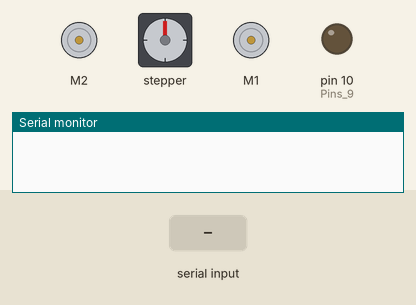
Simulated run of this sketch. Board: Arduino Uno, built with avr-gcc and run on an emulated ATmega328P. Parts: 2 × DC motor (green arrow = forward, orange = backward, longer = faster), stepper motor, output pins drawn as LEDs (lit = HIGH), the last lines printed to the serial monitor. The inputs (shaded band) are chosen by the test bench. Stepper angles assume 200 steps per turn.

Above: at 1.2 s.
1.3 s: "30,150\n" received over Serial
At 2.7 s:
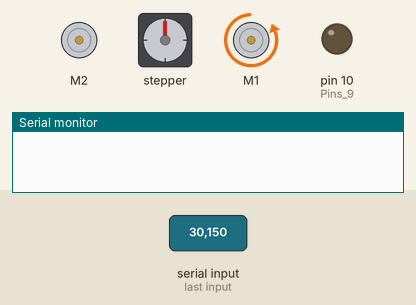
4.3 s: "90,45\n" received over Serial
At 5.0 s:
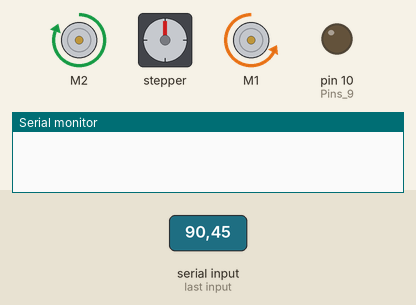
At 19.61 s:
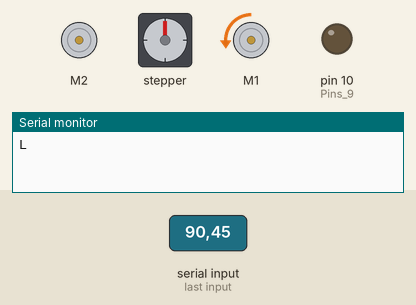
Timing chart, 0 to 21.2 s (numbered marks = the images above; inputs shaded):
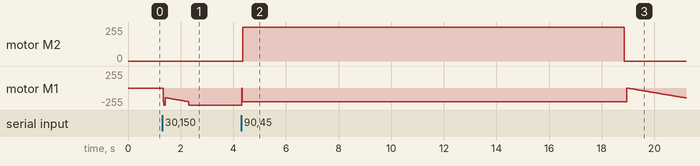

The sketch:

Sloth_Main.ino
```cpp
#include <Arduino_FreeRTOS.h>
#include <Wire.h>
#include <Adafruit_MotorShield.h>
#include "utility/Adafruit_MS_PWMServoDriver.h"

//Motor
Adafruit_MotorShield AFMS = Adafruit_MotorShield();
Adafruit_DCMotor *drive = AFMS.getMotor(1);
Adafruit_DCMotor *airPump = AFMS.getMotor(2);
Adafruit_StepperMotor *stepper = AFMS.getStepper(200, 2);

//Communication constants/States
const char WAIT = 'W';
const char START = 'G';         //G for Go
const char STOP = 'S';          //S for Stop
const char SLOW = 'D';          //D for Deaccelerate
const char END = 'H';
const char EMERGENCYSTOP = 'E';

//Intern Constants/States
const char ACCELERATE = '0';
const char DRIVE = '1';
const char DRIVESLOW = '2';
const char STEPDOWN = '3';
const char STEPUP = '4';
const char GRAB = '5';
const char LOSLAH = '6';

//Variables
int state;                  //Current state
int heightMillis;           //Distance in z direction [mm]
int heightSteps;            //Distance in z direction in steps [1.8°]
boolean getHeight;          //Listen for height
boolean gotHeight;          //Got height
boolean load;               //Got load
boolean loadDelivered;

//Define tasks
void TaskCommunication(void *pvParameters);
void TaskStateMachine(void *pvParameters);

void setup() {

  AFMS.begin();
  TWBR = ((F_CPU / 400000l) - 16) / 2;    //Set I2C-frequency 400kHz
  airPump->setSpeed(255);                 //Set speed for airpumps
  stepper->setSpeed(600);                 //Set stepper speed (400)
  stepper->step(1, FORWARD, DOUBLE);      //Makes the stepper stay
  pinMode(10, OUTPUT);                    //Pins 9 & 10 are going to the motorshield's servo output
  digitalWrite(9, LOW);

  state = 'W';                            //Go in WAIT-state
  heightMillis = 0;
  heightSteps = 0;
  getHeight = false;                      //Listen for height if true
  gotHeight = false;
  load = false;
  loadDelivered = false;


  xTaskCreate(
    TaskCommunication
    , (const portCHAR *)"Communication"     //Taskname
    , 128                                   //Stack size
    , NULL
    , 2                                     //Priority
    , NULL);

  xTaskCreate(
    TaskStateMachine
    , (const portCHAR *)"State Machine"     //Taskname
    , 128                                   //Stack size
    , NULL
    , 3                                     //Priority
    , NULL);

}

void loop() {}
```

Sloth_Communication.ino
```cpp
//This task updates the flags, so sillysloth is up to date;)

void TaskCommunication(void *pvParameters) {
  (void) pvParameters;

  Serial.begin(9600);

  for (;;) {
    if (Serial.available()) {
      int byteRead = 0;
      byteRead = Serial.read();

      if (!getHeight) {                                                       //Change state, if HeightFlag is not set.
        state = byteRead;
        if (state == 'S') {
          getHeight = true;
        }
        vTaskDelay(1);
      } else if (!gotHeight) {                                                //Listen for height!
        if ((byteRead != ';') && (byteRead >= '0') && (byteRead <= '9')) {
          heightMillis = (heightMillis * 10) + (byteRead - '0');              //Set height
        } else {
          calcHeight();                                                       //Calculate steps from absolut height
        }
        vTaskDelay(1);
      }
    }
  }
}
```

Sloth_Functions.ino
```cpp
//All functions are defined here..

//Drive functions
void driveForward() {
  drive->run(BACKWARD);
  drive->setSpeed(255);       //Max Speed 205 current max speed
  vTaskDelay(1);
}

void driveSlowForward() {
  drive->run(BACKWARD);
  drive->setSpeed(200);       //Half Speed
  vTaskDelay(1);
}

void driveSlowEnd() {
  drive->run(BACKWARD);
  drive->setSpeed(100);
  vTaskDelay(1);
}
void driveBackward() {
  drive->run(FORWARD);
  drive->setSpeed(235);
  vTaskDelay(1);
}

void accelerate() {
  drive->setSpeed(0);
  drive->run(BACKWARD);
  for (int i = 0; i < 204; i++) {
    drive->setSpeed(i);
    vTaskDelay(10 / portTICK_PERIOD_MS);
  }
}

void deAccelerate() {
  for (int i = 0; i > 127; i--) {
    drive->setSpeed(i);
    vTaskDelay(5 / portTICK_PERIOD_MS);
  }
}


void stopDrive() {
  drive->run(RELEASE);
  drive->setSpeed(0);
  vTaskDelay(1);

}

//Communication function
void feedBack() {
  //Serial.write('L');        //Writes a 'L' for got Load
  Serial.print('L');
  vTaskDelay(1);
}


void calcHeight() {

  //Calculating height to steps and start stepper motor
  if (heightMillis > 165) {
    heightSteps = (int)((heightMillis - 140) * 7.64);
  }

  getHeight = false;
  gotHeight = false;        //Listen for height again when over target
  state = STEPDOWN;         //Go to state 2 for stepping down

  vTaskDelay(1);
}


//Airpumpfunction
void prePump() {
  airPump->run(FORWARD);
}
void stopPump() {
  airPump->run(RELEASE);
}
void pump() {
  airPump->run(FORWARD);
  vTaskDelay(14500 / portTICK_PERIOD_MS);
  airPump->run(RELEASE);
}

void releaseGrabber() {
  digitalWrite(10, HIGH);
  vTaskDelay(4000 / portTICK_PERIOD_MS);    //Let the air out (open magnetic valve for 3s)
  digitalWrite(10, LOW);

}

void stepUp(int height) {
  int steps = height;
  stepper->step(steps, BACKWARD, DOUBLE);
}

void stepDown(int height) {
  int steps = height;
  stepper->step(steps, FORWARD, DOUBLE);
}
```

Sloth_StateMachine.ino
```cpp
//StateMachine =)
//
//

void TaskStateMachine(void *pvParameters) {
  (void) pvParameters;

  for (;;) {

    switch (state) {
      //External states set by raspi-------------------
      case START:
        driveSlowForward();        //Drive (external command)
        prePump();
        vTaskDelay(1);
        break;
      case STOP:                   //Stop (external)
        stopPump();
        stopDrive();
        break;
      case SLOW:
        deAccelerate();
        state = DRIVESLOW;
        vTaskDelay(1);
        break;
      case END:
        stopDrive();
        loadDelivered = false;
        //---------Test                                 //Wait 3 seconds, drive back to start
        vTaskDelay(1000 / portTICK_PERIOD_MS);
        driveBackward();
        vTaskDelay(15000 / portTICK_PERIOD_MS);
        stopDrive();
      //---------Test
        state = 'W';
      //exit(EXIT_SUCCESS);

      //Internal states----------------------
      case WAIT:
        //Do nothing..
        break;
      case ACCELERATE:
        accelerate();
        state = DRIVE;
        break;
      case DRIVE:
        driveForward();
        break;
      case DRIVESLOW:
        if (!loadDelivered) {
          driveSlowForward();
        } else {
          driveSlowEnd();
        }
        break;
      case STEPDOWN:
        stepDown(heightSteps);
        if (load) {               //If load is grabbed
          state = LOSLAH;         //Release
        } else {
          state = GRAB;          //else grab load
        }
        break;
      case STEPUP:
        stepUp(heightSteps);
        heightMillis = 0;
        state = ACCELERATE;
        break;
      case GRAB:
        pump();
        load = true;
        getHeight = false;
        feedBack();
        state = STEPUP;
        break;
      case LOSLAH:
        releaseGrabber();
        load = false;
        loadDelivered = true;
        feedBack();
        state = STEPUP;
        break;

      default:
        state = 'W';
    }
    vTaskDelay(1);
  }
}
```

Measured:
- after the input at 4.3 s, motor M2: stopped → forward 255/255 after 0.06 s, → stopped 14.5 s later; motor M1: ramps from stopped to backward 203/255 and jumps back, once every 14.6 s
